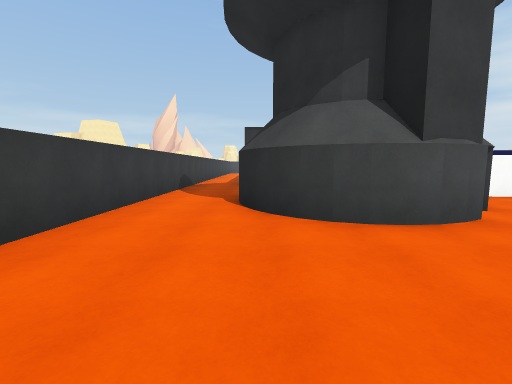
view 1 (above)

20 first-person views from a walk through a Unity game level. The camera is 1.5 m above the floor, tilts 6° down and sees 90° across. Doors are open. The floor is counted in squares, 2 m on a side. Each view is taken from the middle of a square. On the plan, view 1 faces up. The plan holds only what a view shows up to about 9 squares ahead; the rest is blank. The place goes on beyond the plan. The player character is not drawn. Some surface patterns are stand-ins.

view 2
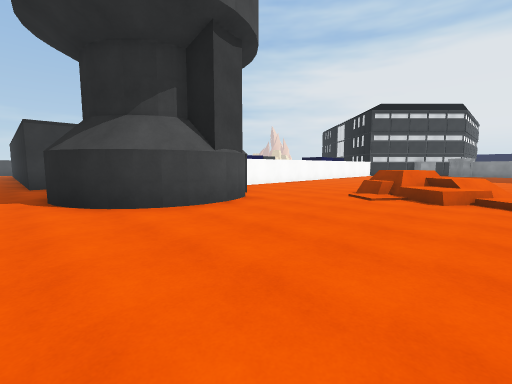

view 3
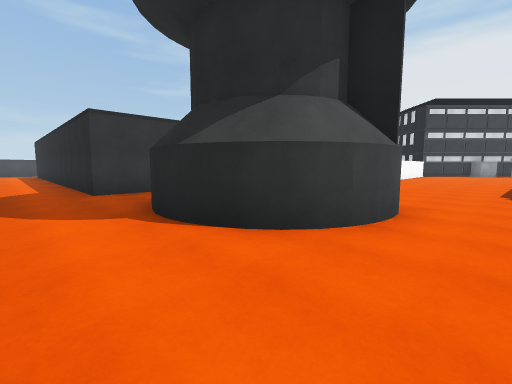

view 4
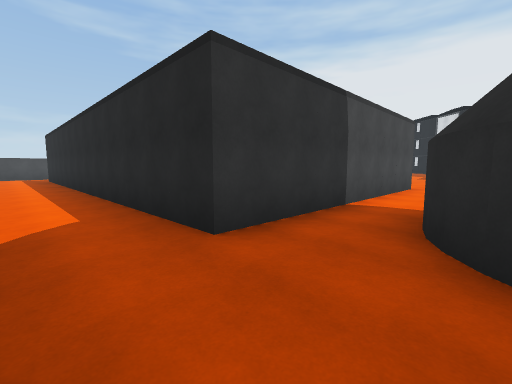

view 5
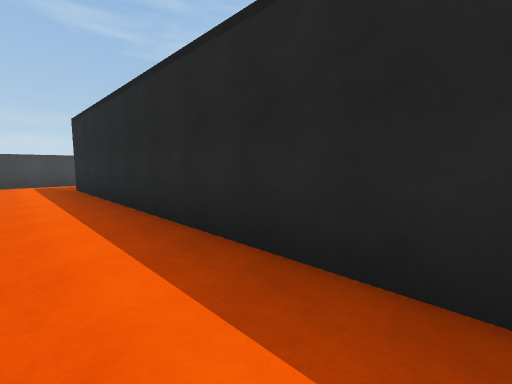

view 6
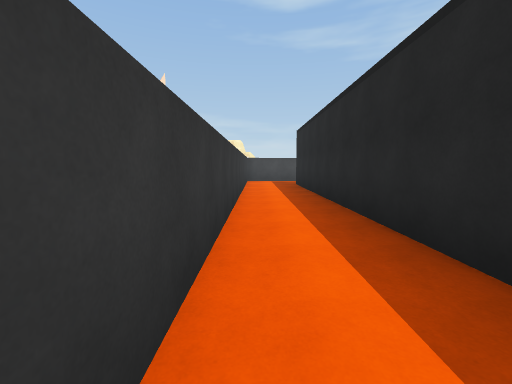

view 7
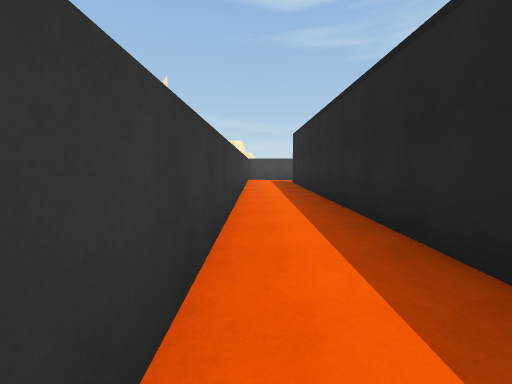

view 8
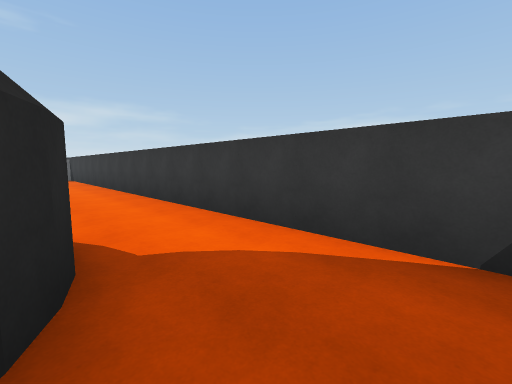

view 9
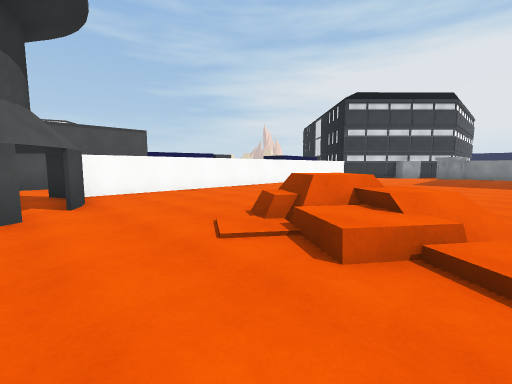

view 10
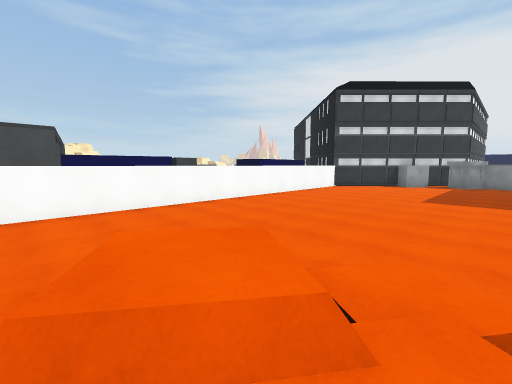

view 11
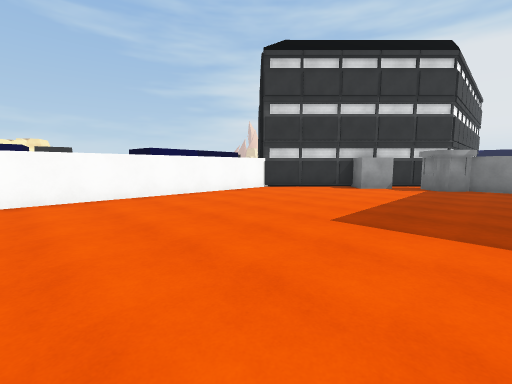

view 12
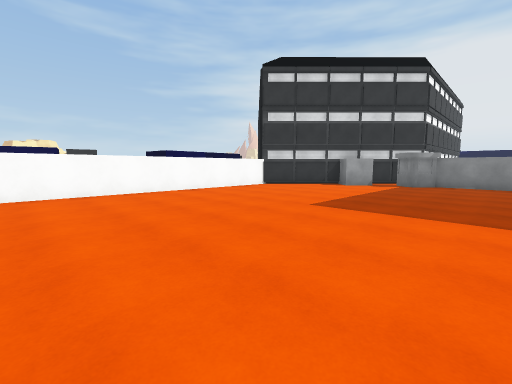

view 13
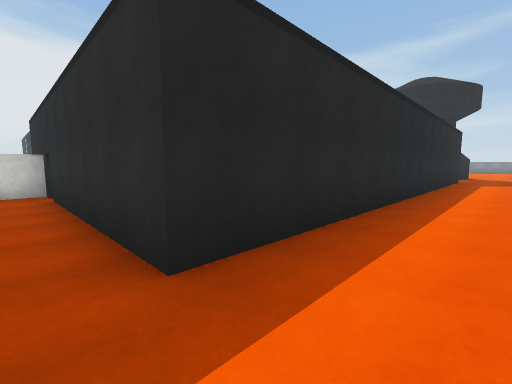

view 14
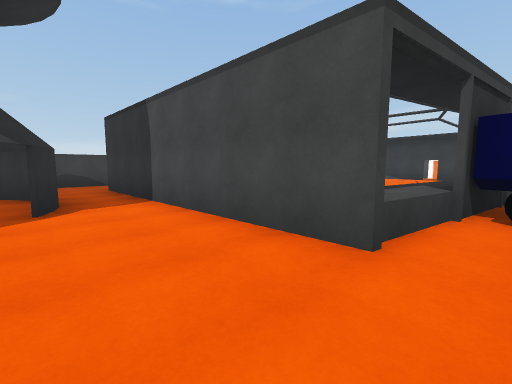

view 15
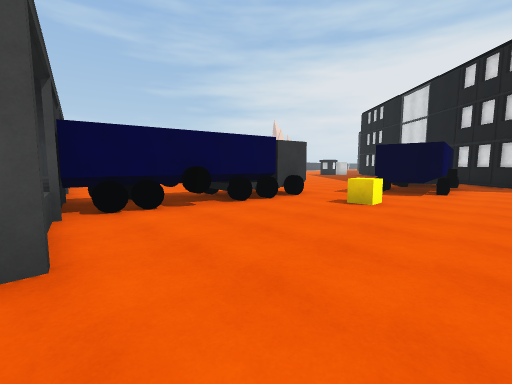

view 16
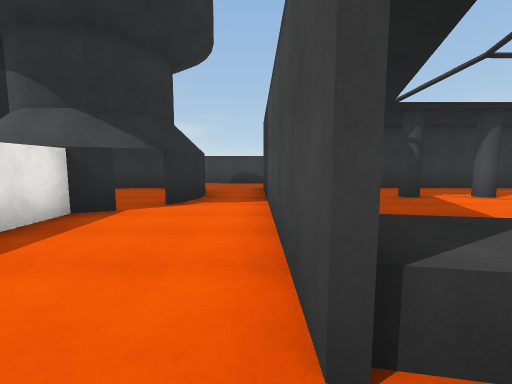

view 17
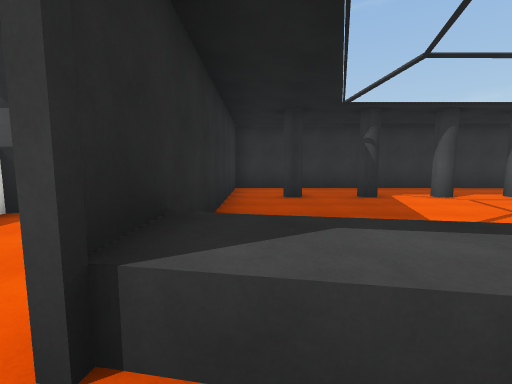

view 18
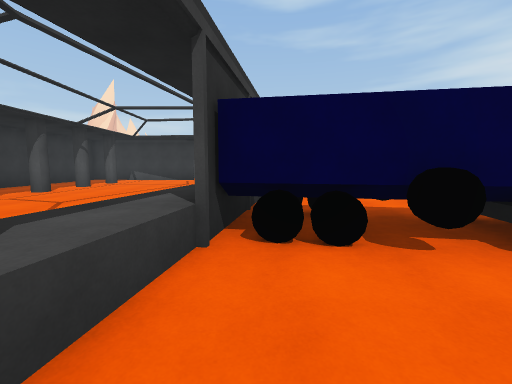

view 19
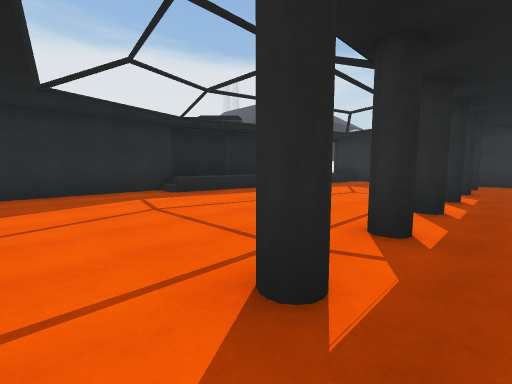

view 20
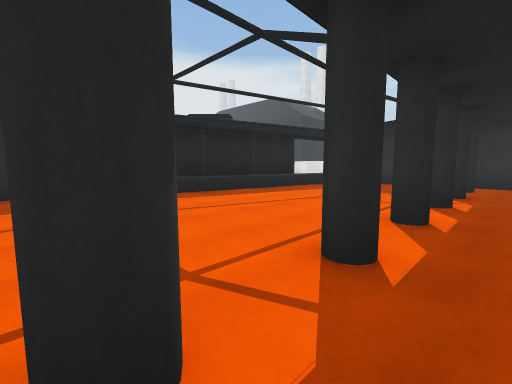

### Floor plan
Key: @ floor where view 1 was taken; # wall or solid block; . floor; / step, stairs or slope; = window, fence, low wall or low ledge; C cube.
Columns run from 3 left of view 1 to 21 right of it. Each row starts with its distance up from view 1.
 24  ###
 23  ........#
 22  ..#####.#
 21 #..#.......#
 20 #..#.#.....#
 19 #..#.......#
 18 #..#.#.....#
 17 #..#......=#.
 16 #..#.#....=#.
 15 #..#......=#.
 14 #..#......=#...
 13 #..#.#....=###.
 12 #..#......=####  ..
 11 #..#.#.. .=..####..
 10 #..#.... . .......###
  9 #..########....C..####
  8 #...###...........##..
  7 #..##=#...............#
  6 #..#==#################
  5 #..#   #..............##
  4 #..#####...............#
  3 #...##.................##
  2 #........//............##
  1 #........==.............#
  0 #..@....//==............#
 -1 #.......///.............#

Where each view was taken, in squares from view 1:
view 1: 0 up, 0 right, facing up
view 2: 1 down, 1 left, facing up-right
view 3: 2 up, 2 left, facing up-right
view 4: 7 up, 2 left, facing up-right
view 5: 13 up, 2 left, facing up-right
view 6: 12 up, 2 left, facing up
view 7: 11 up, 2 left, facing up
view 8: 8 up, 0 right, facing down-left
view 9: 1 down, 3 right, facing up-right
view 10: 0 up, 6 right, facing up-right
view 11: 0 up, 11 right, facing up-right
view 12: 1 down, 10 right, facing up-right
view 13: 23 up, 2 left, facing down-right
view 14: 7 up, 8 right, facing up-left
view 15: 7 up, 7 right, facing up-right
view 16: 9 up, 8 right, facing left
view 17: 10 up, 8 right, facing left
view 18: 9 up, 8 right, facing up
view 19: 21 up, 1 right, facing down-right
view 20: 20 up, 1 right, facing down-right
